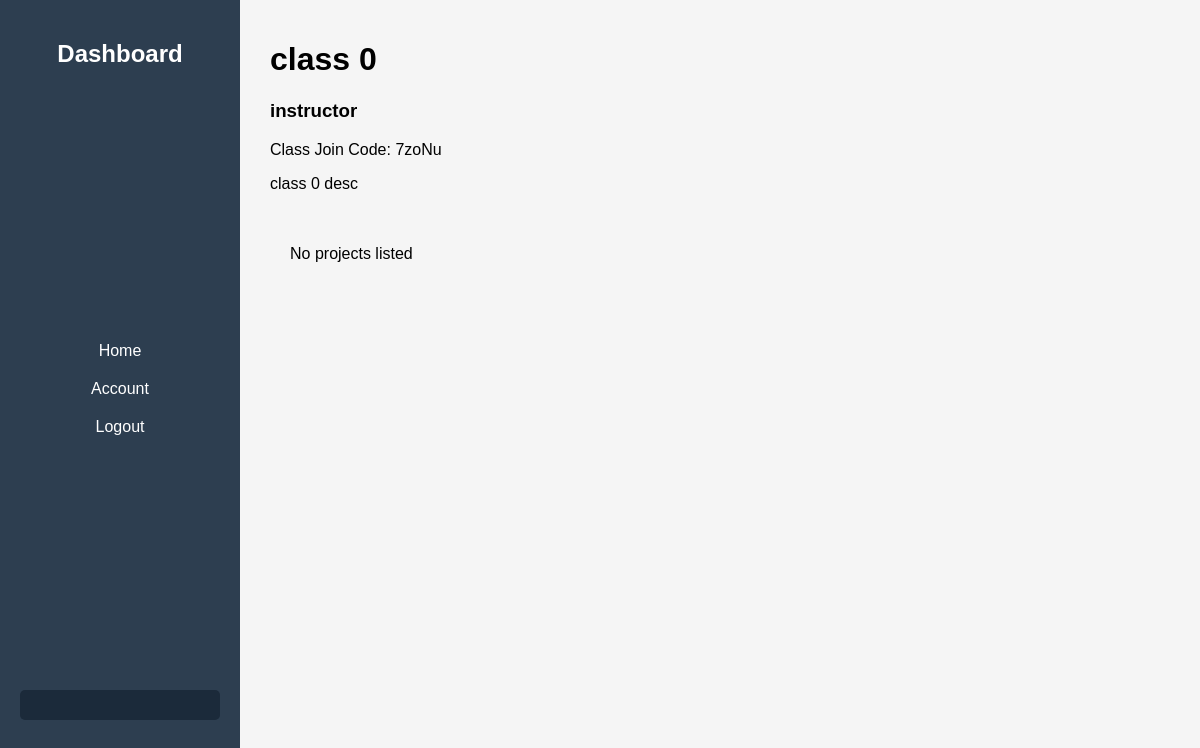
Page /pages/dashboard/class/6/ (signed in) on the committed database.
### roadmaps/models.py (models this page shows, shortened)
class Class(models.Model):
    class_name = models.CharField(max_length=25)
    class_desc = models.TextField(max_length=300, default="")
    class_instructor = models.ForeignKey(AppUser, on_delete=models.DO_NOTHING, related_name="instructor_classes") # One class has one instructor
    class_student = models.ManyToManyField(AppUser, related_name="student_classes") # N students can be a part of M classes
    class_join_code = models.CharField(unique=True, max_length=5, null=True)
    created_at = models.DateTimeField(auto_now_add=True)

class AppUser(AbstractUser):
    USER_ROLES = (
        ('admin', 'Administrator'),
        ('instructor', 'Instructor'),
        ('student', 'Student'),
    )
    role = models.CharField(max_length=20, choices=USER_ROLES, default='student')

### roadmaps/views.py (the view)
# urls.py: path('pages/dashboard/class/<int:class_id>/', views.class_detail_view, name='class_detail'),
@login_required(login_url='login')
def class_detail_view(request, class_id):
    selected_class = Class.objects.get(id=class_id)
    if request.session['usertype'] == "student":
        students = selected_class.class_student
        print(students, type(students))
    elif request.session['usertype'] == "instructor":
        if selected_class.class_instructor.id != request.session['user_id']:
            return redirect('dashboard')
    class_name = selected_class.class_name
    class_desc = selected_class.class_desc
    class_instructor = selected_class.class_instructor
    class_code = selected_class.class_join_code
    projects = Project.objects.filter(class_id=class_id)
    return render(request, "roadmaps/pages/class_details.html", {"projects": projects, "class_name": class_name,
                  "class_desc": class_desc, "class_instructor": class_instructor, "class_code": class_code, "student": request.session['usertype'] == "student"})

### roadmaps/templates/roadmaps/pages/class_details.html (shortened to what this page needs)
<!DOCTYPE html>
<html lang="en">
<head>
    {% load static %}
    <link rel="stylesheet" href="{% static 'css/dashboard.css' %}">
</head>
<body>
    <div class="dashboard-container">
        <div class="sidebar">
            <h2>Dashboard</h2>
            <ul>
                <li><a href="{% url 'dashboard' %}">Home</a></li>
                <li><a href="{% url 'account' %}">Account</a></li>
                <li><a href="{% url 'logout' %}">Logout</a></li>
            </ul>
            <div class="join-class">
            </div>
        </div>
        <div class="main-content">
            <h1>{{ class_name }}</h1>
            <h3>{{ class_instructor }}</h3>
            {% if not student %}
                <p>Class Join Code: {{ class_code }}</p>
            {% endif %}
            <p>{{ class_desc }}</p>
            <div class="course-grid">
                {% for project in projects %}
                    <a href="{% url 'project_details' project.id %}" class="course-card">
                        <h2>{{ project.project_title }}</h2>
                        <p>{{ project.project_description }}</p>
                    </a>
                    {% empty %}
                    <p>No projects listed</p>
                {% endfor %}
            </div>
        </div>
    </div>
</body>
</html>

### roadmaps/static/css/dashboard.css (style rules this page uses)
body { font-family: Arial, sans-serif; margin: 0; display: flex; background-color: #f5f5f5; }
.sidebar { width: 200px; height: 100vh; background-color: #2d3e50; color: white; padding: 20px; position: fixed; display: flex; flex-direction: column; justify-content: space-between; }
.sidebar h2 { text-align: center; margin-bottom: 20px; }
.sidebar ul { list-style: none; padding: 0; }
.sidebar ul li { padding: 10px; text-align: center; }
.sidebar ul li a { color: white; text-decoration: none; font-size: 16px; display: block; }
.join-class { background-color: #1b2a3a; padding: 15px; text-align: center; border-radius: 5px; margin-bottom: 100px; }
.main-content { margin-left: 250px; padding: 20px; flex-grow: 1; }
.course-grid { display: grid; grid-template-columns: repeat(auto-fill, minmax(250px, 1fr)); gap: 20px; padding: 20px; }

### rows in the picture
Class: class_name "class 0", class_join_code "7zoNu", class_desc "class 0 desc"
AppUser: username "instructor"
